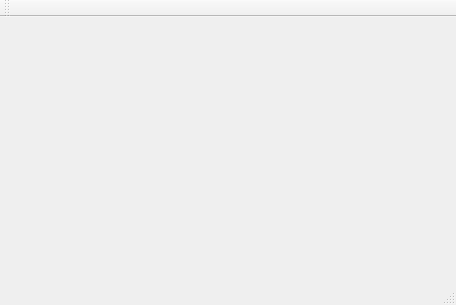
<?xml version="1.0" encoding="UTF-8"?>
<ui version="4.0">
 <class>MainWindow</class>
 <widget class="QMainWindow" name="MainWindow">
  <property name="geometry">
   <rect>
    <x>0</x>
    <y>0</y>
    <width>456</width>
    <height>305</height>
   </rect>
  </property>
  <property name="windowTitle">
   <string>MainWindow</string>
  </property>
  <widget class="QWidget" name="centralWidget">
   <layout class="QGridLayout" name="gridLayout">
    <item row="0" column="0">
     <layout class="QVBoxLayout" name="verticalLayout"/>
    </item>
   </layout>
  </widget>
  <widget class="QMenuBar" name="menuBar">
   <property name="geometry">
    <rect>
     <x>0</x>
     <y>0</y>
     <width>456</width>
     <height>22</height>
    </rect>
   </property>
  </widget>
  <widget class="QToolBar" name="mainToolBar">
   <attribute name="toolBarArea">
    <enum>TopToolBarArea</enum>
   </attribute>
   <attribute name="toolBarBreak">
    <bool>false</bool>
   </attribute>
  </widget>
  <widget class="QStatusBar" name="statusBar"/>
 </widget>
 <layoutdefault spacing="6" margin="11"/>
 <resources/>
 <connections/>
</ui>
